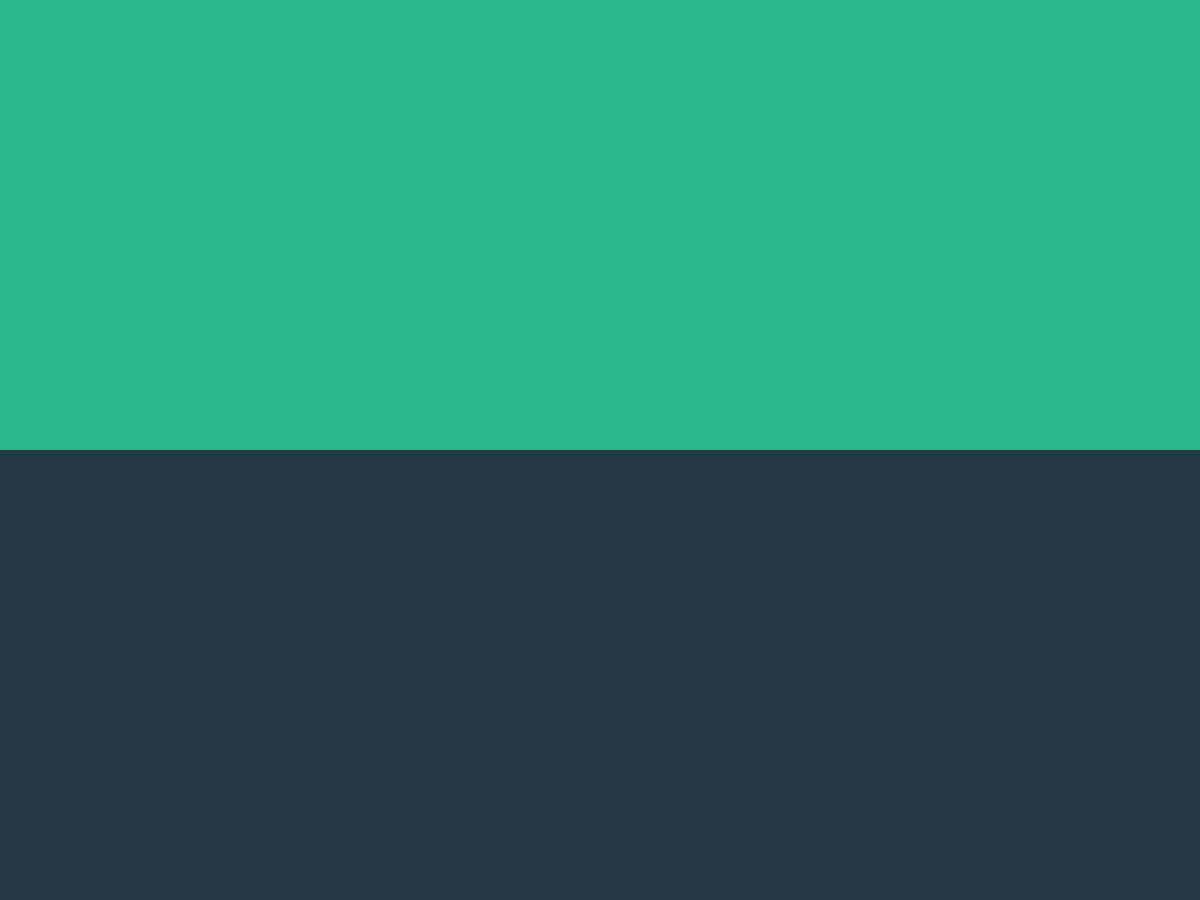
Frame 1 (no input)
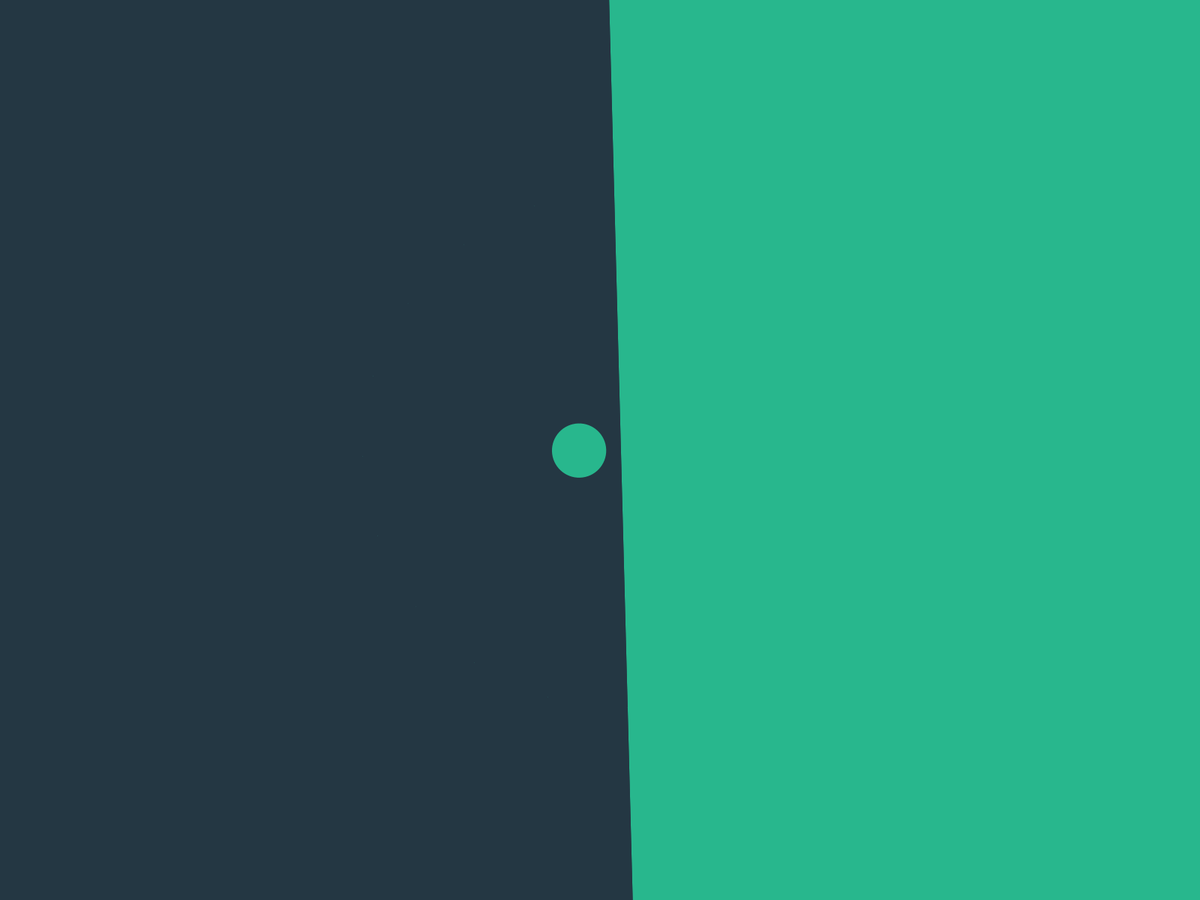
Frame 60 (the mouse pressed at the canvas centre just before this capture)
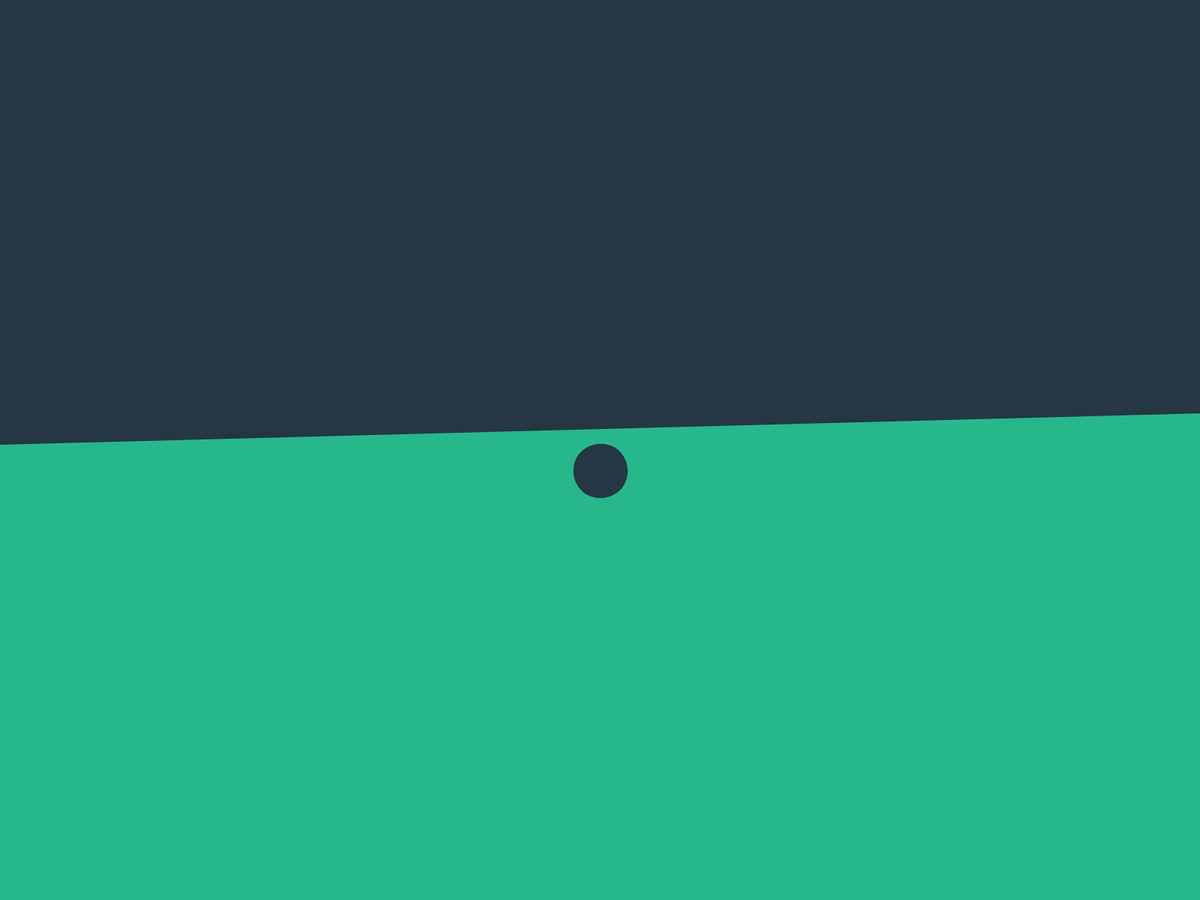
Frame 120 (the mouse held since frame 60 and released just before this capture)

The Processing sketch that drew these frames (run headless with seeded random() and noise(); from frame 60 on, the mouse is pressed at the canvas centre):

// Processing sketch: Figure_Transformation
// ── Figure_Transformation.pde
// Current time of animation
float time = 0;
// Animation duration
float duration = 1000;
// Number of animation runs
int runs = 0;
// FPS
int fps = 60;

// Figure radius
int figureRadius = 70;

// Colors
color leftColor = #28B78D;
color rightColor = #243743;

// Figures
int left, right;

void setup() {
  fullScreen();
  noCursor();
  //size(640, 640);
  rectMode(DIAMETER);
  ellipseMode(RADIUS);
  //frameRate(60);
  noStroke();
  
  left = getFigure();
  runs++;  // To change figure
  right = getFigure();
}

void draw() {
  if(key == ' ')exit();
  // Progress of animation
  float p = time/duration;
  
  // Is even run
  boolean even = runs%2==0;
  
  translate(width/2, height/2);
  rotate(HALF_PI*p + (runs%4==0?0:runs%4==1?HALF_PI:runs%4==2?PI:3*HALF_PI));
  
  // Current position
  float x = (even?1:-1) * width/3*sin(PI*p);
  // Rotation of figure
  float angle = TWO_PI*p;
  
  // Draw spaces
  fill(leftColor);
  rect(x-width/2, 0, width, height*2);
  fill(rightColor);
  rect(x+width/2, 0, width, height*2);
  
  fill(leftColor);
  // If figure in left space
  if (x < 0) {
    // Change right figure
    if (!even) {
      right = getFigure();
    }
    
    // Draw figure
    pushMatrix();
    translate(-x, 0);
    rotate(angle);
    drawFigure(left, p);
    popMatrix();
    
    // Draw splash
    pushMatrix();
    translate(x, 0);
    // Draw wave
    drawWave(p, 1);
    // Draw drops
    drawDrops(p, 1);
    popMatrix();
  }
  
  fill(rightColor);
  // If figure in right space
  if (x > 0) {
    if (even) {
      left = getFigure();
    }
    
    // Draw figure
    pushMatrix();
    translate(-x, 0);
    rotate(angle);
    drawFigure(right, p);
    popMatrix();
    
    // Draw splash
    pushMatrix();
    translate(x, 0);
    // Draw wave
    drawWave(p, -1);
    // Draw drops
    drawDrops(p, -1);
    popMatrix();
  }
  
  // Increase current time
  time += 1000f/fps;
  // Reset time
  if (time >= duration) {
    time -= duration;
    runs++;
  }
}

int getFigure() { return runs%4; }

void drawFigure(int figure, float p) {
  float t = 2*(p<=0.5?p:1-p);
  float radius = figureRadius*0.5*(1+t);
  switch (figure) {
    case 0: drawCircle(t, radius); break;
    case 1: drawSquare(t, radius); break;
    case 2: drawTriangle(t, radius); break;
    case 3: drawHeart(t, radius); break;
  }
}

void drawCircle(float p, float radius) {
  ellipse(0, 0, radius, radius);
}

void drawTriangle(float t, float radius) {
  beginShape();
  for (float angle=0; angle<TWO_PI; angle+=0.05) {
    float r = cos(PI/3)/cos(angle%(TWO_PI/3)-PI/3);
    float x = radius*cos(angle)*(1+t*(r-1));
    float y = radius*sin(angle)*(1+t*(r-1));
    vertex(x, y);
  }
  endShape();
}

void drawSquare(float t, float radius) {
  beginShape();
  for (float angle=0; angle<TWO_PI; angle+=0.05) {
    float r = 1/cos(((angle+QUARTER_PI)%(HALF_PI)-QUARTER_PI));
    float x = radius*cos(angle)*(1+t*(r-1));
    float y = radius*sin(angle)*(1+t*(r-1));
    vertex(x, y);
  }
  endShape();
}

void drawHeart(float t, float radius) {
  beginShape();
  for (float angle=0; angle<TWO_PI; angle+=0.05) {
    float circleX = cos(angle-PI/2);
    float circleY = sin(angle-PI/2);
    float heartX = pow(sin(angle), 3);
    float heartY = (-13*cos(angle)+5*cos(2*angle)+2*cos(3*angle)+cos(4*angle))/17;
    vertex(radius*lerp(circleX,heartX,t), radius*lerp(circleY,heartY,t));
  }
  endShape();
}

void drawWave(float p, int dir) {
  beginShape();
  for (float a = -PI/2; a < 3*PI/2; a += radians(2)) {
    float wx = dir*figureRadius*0.5*(sin((p>0.5?0.5:p)*TWO_PI)*(sin(a)+1))-dir;
    float wy = map(a, 0, PI, -figureRadius, figureRadius);
    vertex(wx, wy);
  }
  endShape();
}

void drawDrops(float p, int dir) {
  for (int i = 0; i < 10; i++) {
    float a = map(i, 0, 10, -HALF_PI, HALF_PI) + (dir==-1?PI:0);
    float r = lerp(0, 5*figureRadius, p);
    float k = 2*(1-p);
    
    pushMatrix();
    translate(r*cos(a), r*sin(a));
    rotate(a-HALF_PI);
    for (int j = 1; j < 6; j++) {
      ellipse(0,j*2*k,j*k,j*k);
    }
    popMatrix();
  }
}
